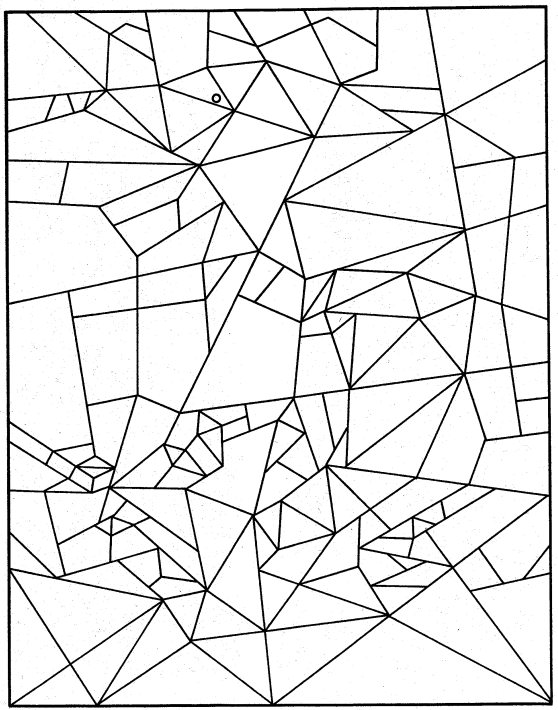
#> input picture Games Puzzle/puzzle.png, 1115 x 1420 px, found by its file name (shown at 1/2 size)
$ python puzzle.py   (older library calls are emulated)
#> lines starting #> are read from the running program, lines starting #| are printed output that depends on the picture; after the words box and inside, x2 and y2 are one past the last pixel; in counts of white or black regions, pixels touching at a corner belong together
import sklearn
import skimage
import skimage.filters
import skimage.transform

import PIL.Image
from pathlib import Path
import numpy as np


def show(arr):
    PIL.Image.fromarray(arr).show()


def inverse(arr):
    return skimage.filters.inverse(arr)


def clean(arr, size=5):
    if not size % 2:
        size += 1
    return skimage.filters.threshold_niblack(npimg, size) > 128


def crop(arr):
    pass


theta = np.arange(0, 2 * np.pi, np.pi / 720)
sin_theta = np.sin(theta)
cos_theta = np.cos(theta)


def detect_locus(arr, x, y):
    n = 0
    for i, angle in enumerate(theta):
        mask = np.zeros(arr.shape, bool)
        sin_theta = np.sin(theta)
        cos_theta = np.cos(theta)
        for r in range(20):
            _y = np.int(y + r * sin_theta)
            _x = int(x + r * cos_theta)
            if _y <= arr.shape[0] and _x <= arr.shape[1]:
                mask[_y, _x] = True
            if np.sum(mask * arr) > 18 * 255:
                n += 1
    return n


if __name__ == '__main__':
    folder = Path("./Games Puzzle")
    filename = "puzzle.png"

    imagefile = folder / filename
    image = PIL.Image.open(imagefile)
#> image is the input picture: PIL image 1115x1420 RGBA; mean R, G, B, A 230.5, 230.5, 230.5, 255

    # Import as np array, and invert to white on black
    npimg = 255 - np.asarray(image.convert('L'))
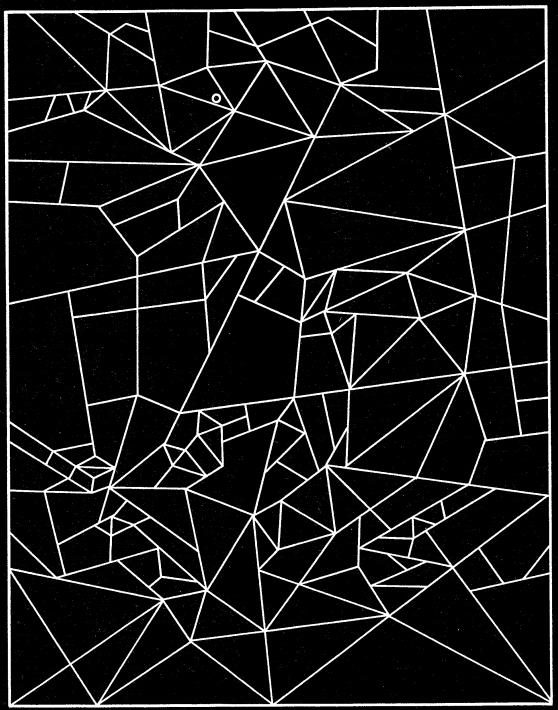
#> npimg: shape (1420, 1115) (shown at 1/2 size); min 0, max 255, mean 24.5
    img = clean(npimg)
#> in clean, `return skimage.filters.threshold_niblack(npimg, size) > 128`:
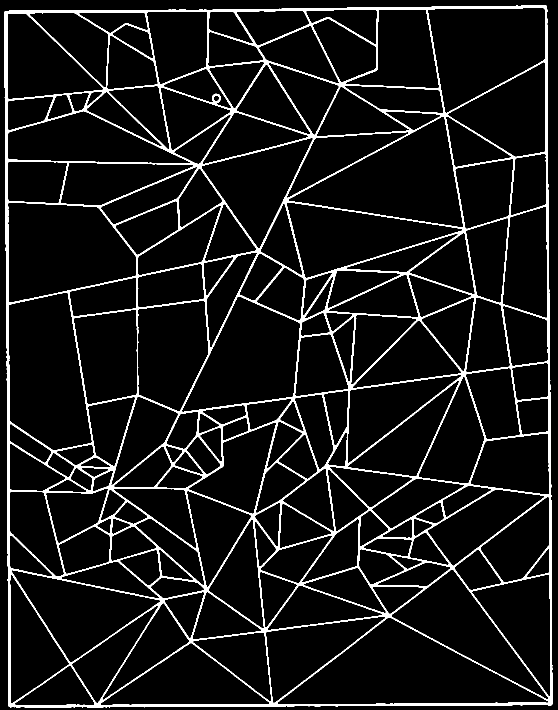
#> returned value: shape (1420, 1115) bool (shown at 1/2 size); 7.7% white; 1 white region, box (x1, y1, x2, y2) and area: (8, 11, 1105, 1415) 121400
